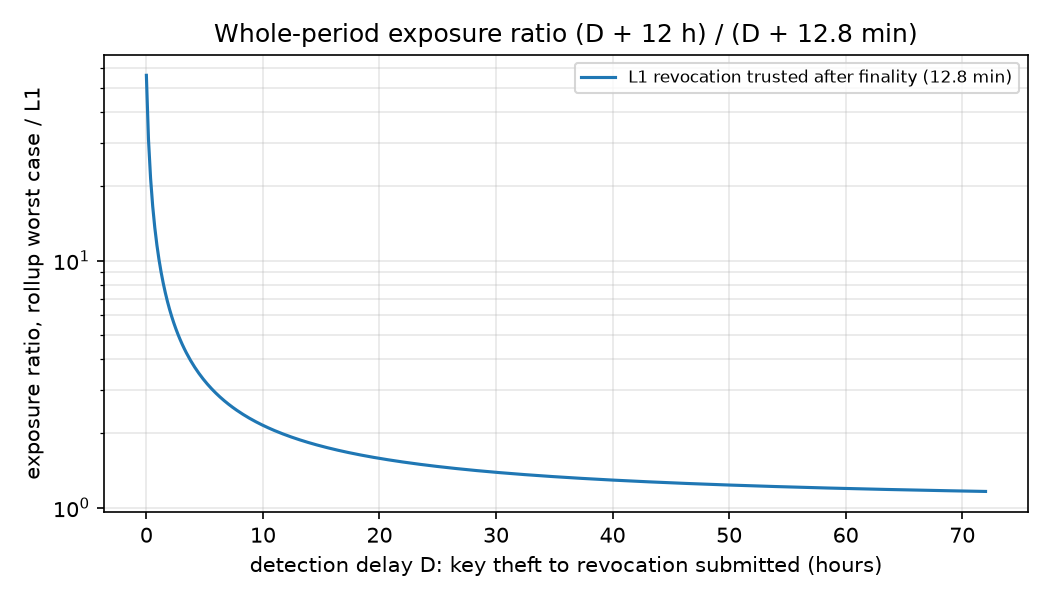

This figure's Python source:
"""
exposure_window.py — revocation exposure over the WHOLE period, L1 vs rollup.

Exposure starts when the key is stolen, not when revocation is submitted:

    exposure = D + T

    D = detection delay (theft -> someone notices and submits revocation)
    T = time until the revocation is trusted:
          L1 revocation   : T_L1 = Ethereum finality, 2 epochs = 2*32*12 s = 768 s (12.8 min)
                            (same finality rule X3 applies before trusting an anchor)
                            also reported with T_L1 = one 12 s block for reference
          rollup revocation, worst case (sequencer censors):
                            T_L2 = sequencing window, 3,600 L1 blocks = 12 h
                            (OP Stack Specification, "Configurability")

    ratio = (D + T_L2) / (D + T_L1)

No call rates, no dollar values: the ratio of exposure TIME is the only claim.
Outputs (revision/results/): exposure_window.csv, exposure_window.json, exposure_window.png
"""
import json
import os

import numpy as np
import matplotlib

matplotlib.use("Agg")
import matplotlib.pyplot as plt

HERE = os.path.dirname(os.path.abspath(__file__))
OUT = os.path.join(HERE, "..", "results")
os.makedirs(OUT, exist_ok=True)

MIN = 60.0
HOUR = 3600.0
T_L2 = 3600 * 12.0            # sequencing window: 3,600 L1 blocks x 12 s
T_L1_FINAL = 2 * 32 * 12.0    # 2 epochs x 32 slots x 12 s = 768 s
T_L1_BLOCK = 12.0

D_LIST_H = [0, 0.25, 1, 6, 12, 24, 48, 72]


def ratio(D, t1):
    return (D + T_L2) / (D + t1)


def main():
    rows = []
    for dh in D_LIST_H:
        D = dh * HOUR
        rows.append({
            "detection_delay_h": dh,
            "exposure_L1_final_h": (D + T_L1_FINAL) / HOUR,
            "exposure_L2_worst_h": (D + T_L2) / HOUR,
            "ratio_vs_L1_finality": ratio(D, T_L1_FINAL),
            "ratio_vs_L1_one_block": ratio(D, T_L1_BLOCK),
        })

    with open(os.path.join(OUT, "exposure_window.csv"), "w") as fh:
        fh.write("detection_delay_h,exposure_L1_finality_h,exposure_L2_worst_h,ratio_vs_L1_finality,ratio_vs_L1_one_block\n")
        for r in rows:
            fh.write(f"{r['detection_delay_h']},{r['exposure_L1_final_h']:.4f},{r['exposure_L2_worst_h']:.4f},"
                     f"{r['ratio_vs_L1_finality']:.3f},{r['ratio_vs_L1_one_block']:.3f}\n")
    with open(os.path.join(OUT, "exposure_window.json"), "w") as fh:
        json.dump({"T_L2_seconds": T_L2, "T_L1_finality_seconds": T_L1_FINAL,
                   "T_L1_block_seconds": T_L1_BLOCK,
                   "sources": {
                       "sequencing_window": "OP Stack Specification, Configurability: 3,600 L1 blocks (12 h at 12 s)",
                       "finality": "Ethereum PoS: finalisation after 2 epochs of 32 slots x 12 s"},
                   "rows": rows}, fh, indent=2)

    D = np.linspace(0, 72 * HOUR, 400)
    fig, ax = plt.subplots(figsize=(7, 4))
    ax.plot(D / HOUR, (D + T_L2) / (D + T_L1_FINAL), label="L1 revocation trusted after finality (12.8 min)")
    ax.set_yscale("log")
    ax.set_xlabel("detection delay D: key theft to revocation submitted (hours)")
    ax.set_ylabel("exposure ratio, rollup worst case / L1")
    ax.set_title("Whole-period exposure ratio (D + 12 h) / (D + 12.8 min)")
    ax.grid(True, which="both", alpha=0.3)
    ax.legend(fontsize=8)
    fig.tight_layout()
    fig.savefig(os.path.join(OUT, "exposure_window.png"), dpi=150)

    print(f"{'D (h)':>6} | {'L1 exp (h)':>10} | {'L2 exp (h)':>10} | {'ratio (finality)':>16} | {'ratio (1 block)':>15}")
    print("-" * 70)
    for r in rows:
        print(f"{r['detection_delay_h']:>6} | {r['exposure_L1_final_h']:>10.2f} | {r['exposure_L2_worst_h']:>10.2f} | "
              f"{r['ratio_vs_L1_finality']:>16.2f} | {r['ratio_vs_L1_one_block']:>15.2f}")
    print("\nwrote exposure_window.csv, exposure_window.json, exposure_window.png")


if __name__ == "__main__":
    main()
